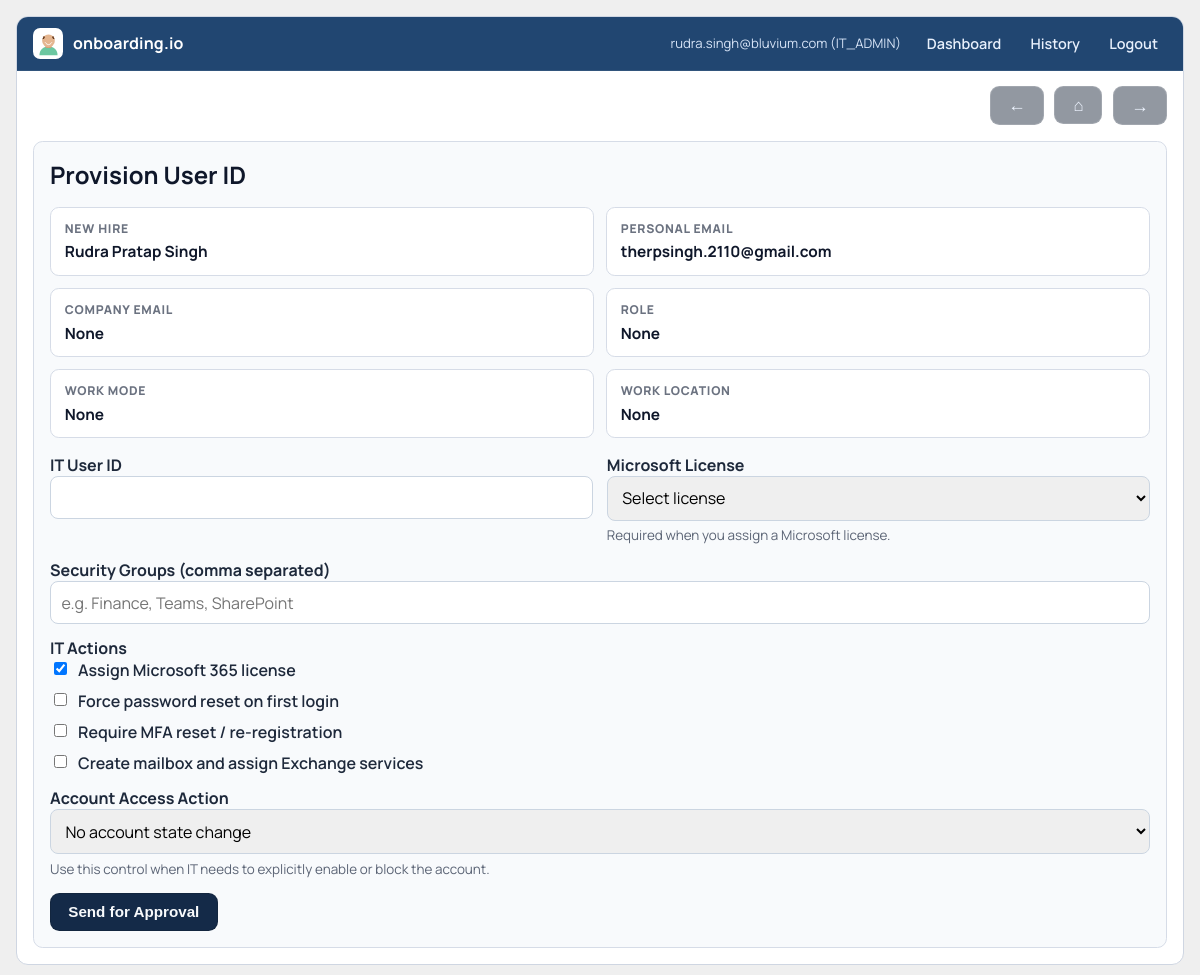
Page /it/provision/1 (signed in) on the committed database.
### models.py (models this page shows)
class User(UserMixin, db.Model):
    id = db.Column(db.Integer, primary_key=True)
    email = db.Column(db.String(255), unique=True, nullable=False)
    password_hash = db.Column(db.String(255), nullable=False)
    role = db.Column(db.String(50), nullable=False)
    domain = db.Column(db.String(255), nullable=False)
    created_at = db.Column(db.DateTime)

class EmployeeRequest(db.Model):
    id = db.Column(db.Integer, primary_key=True)
    domain = db.Column(db.String(255), nullable=False)
    requested_by = db.Column(db.Integer, db.ForeignKey("user.id"), nullable=False)
    first_name = db.Column(db.String(255))
    middle_name = db.Column(db.String(255))
    last_name = db.Column(db.String(255))
    employee_name = db.Column(db.String(255), nullable=False)
    employee_email = db.Column(db.String(255), nullable=False)
    gender = db.Column(db.String(50))
    job_title = db.Column(db.String(255))
    work_mode = db.Column(db.String(50))
    work_location = db.Column(db.String(255))
    company_email = db.Column(db.String(255))
    status = db.Column(db.String(50), nullable=False)
    created_at = db.Column(db.DateTime)

### app.py (the view)
            def wrapper(*args, **kwargs):
                if current_user.role not in roles:
                    abort(403)
                return func(*args, **kwargs)

### templates/it_provision.html (shortened to what this page needs)
{% extends "base.html" %}
{% block content %}
<div class="card">
  <h2>Provision User ID</h2>
  <div class="detail-grid">
    <div class="detail-item">
      <span>New Hire</span>
      <strong>{{ request_item.employee_name }}</strong>
    </div>
    <div class="detail-item">
      <span>Personal Email</span>
      <strong>{{ request_item.employee_email }}</strong>
    </div>
    <div class="detail-item">
      <span>Company Email</span>
      <strong>{{ request_item.company_email }}</strong>
    </div>
    <div class="detail-item">
      <span>Role</span>
      <strong>{{ request_item.job_title }}</strong>
    </div>
    <div class="detail-item">
      <span>Work Mode</span>
      <strong>{{ request_item.work_mode }}</strong>
    </div>
    <div class="detail-item">
      <span>Work Location</span>
      <strong>{{ request_item.work_location }}</strong>
    </div>
  </div>
  <form method="post" class="form-grid two-col" style="margin-top: 1rem;">
    <div>
      <label>IT User ID</label>
      <input type="text" name="it_user_id" required>
    </div>
    <div>
      <label>Microsoft License</label>
      <select name="license_type">
        <option value="">Select license</option>
      </select>
      <p class="field-hint">Required when you assign a Microsoft license.</p>
    </div>
    <div class="full-width">
      <label>Security Groups (comma separated)</label>
      <input type="text" name="security_groups" placeholder="e.g. Finance, Teams, SharePoint">
    </div>
    <div class="full-width">
      <label>IT Actions</label>
      <div class="checkbox-group">
        <label class="checkbox-field">
          <input type="checkbox" name="assign_license" checked>
          <span>Assign Microsoft 365 license</span>
        </label>
        <label class="checkbox-field">
          <input type="checkbox" name="password_reset_required">
          <span>Force password reset on first login</span>
        </label>
        <label class="checkbox-field">
          <input type="checkbox" name="mfa_reset_required">
          <span>Require MFA reset / re-registration</span>
        </label>
        <label class="checkbox-field">
          <input type="checkbox" name="mailbox_creation_required">
          <span>Create mailbox and assign Exchange services</span>
        </label>
      </div>
    </div>
    <div class="full-width">
      <label>Account Access Action</label>
      <select name="account_access_action">
        <option value="NONE">No account state change</option>
      </select>
      <p class="field-hint">Use this control when IT needs to explicitly enable or block the account.</p>
    </div>
    <div class="full-width">
      <button type="submit" class="btn">Send for Approval</button>
    </div>
  </form>
</div>
{% endblock %}

### templates/base.html (shortened to what this page needs)
<!DOCTYPE html>
<html lang="en">
<head>
  <link rel="stylesheet" href="{{ url_for('static', filename='css/style.css') }}">
</head>
<body class="{{ page_class|trim }}">
  <div class="page-shell {% if page_class|trim %}{{ page_class|trim }}{% endif %}">
    {% if show_nav|trim != 'false' %}
    <nav class="top-nav">
      <a class="brand" href="{{ url_for('index') }}">
        <span class="brand-icon"></span>
        <span>onboarding.io</span>
      </a>
      <div class="nav-links">
        {% if current_user.is_authenticated %}
          <span class="nav-meta">{{ current_user.email }} ({{ current_user.role }})</span>
          <a class="nav-link" href="{{ url_for('dashboard') }}">Dashboard</a>
          <a class="nav-link" href="{{ url_for('history') }}">History</a>
          <a class="nav-link" href="{{ url_for('logout') }}">Logout</a>
        {% else %}
          <a class="nav-link nav-link-primary" href="{{ url_for('login') }}">Login</a>
          <a class="nav-link" href="{{ url_for('signup') }}">Sign Up</a>
        {% endif %}
      </div>
    </nav>
    {% endif %}
    <main>
    {% if show_page_controls|trim != 'false' %}
      <div class="page-controls" role="navigation" aria-label="Page controls">
        <button
          type="button"
          class="btn btn-outline page-control-btn page-control-icon-btn"
          onclick="if (window.history.length > 1) { window.history.back(); } else { window.location.href='{{ url_for('index') }}'; }"
          aria-label="Go back"
          title="Go back"
        >
          <span class="page-control-symbol" aria-hidden="true">←</span>
        </button>
        <a class="btn btn-outline page-control-btn page-control-icon-btn page-control-home" href="{{ url_for('index') }}" aria-label="Home" title="Home">
          <span class="page-control-symbol" aria-hidden="true">⌂</span>
        </a>
        <a class="btn btn-outline page-control-btn page-control-icon-btn" href="{{ url_for('logout') if current_user.is_authenticated else url_for('index') }}" aria-label="Next" title="Next">
          <span class="page-control-symbol" aria-hidden="true">→</span>
        </a>
      </div>
    {% endif %}
    {% block content %}{% endblock %}
    </main>
  </div>
</body>
</html>

### static/css/style.css (style rules this page uses)
:root { --page-bg: #efefef; --panel-bg: #ffffff; --ink: #0f172a; --muted: #475569; --line: #d6dce7; --hero: #19365e; --hero-top: #214671; --hero-ink: #f3f6fb; --hero-sub: #d3deed; --btn-dark: #142a48; }
* { box-sizing: border-box; }
body { margin: 0; background: var(--page-bg); color: var(--ink); font-family: "Manrope", "Segoe UI", Tahoma, sans-serif; }
a { color: inherit; text-decoration: none; }
.page-shell { width: min(1240px, calc(100% - 2rem)); margin: 1rem auto; background: var(--panel-bg); border: 1px solid #cfd6e2; border-radius: 12px; overflow: hidden; }
.top-nav { display: flex; justify-content: space-between; align-items: center; gap: 1rem; padding: 0.7rem 1rem; background: var(--hero-top); border-bottom: 1px solid rgba(255, 255, 255, 0.08); }
.brand { display: inline-flex; align-items: center; gap: 0.6rem; color: #ffffff; font-weight: 700; letter-spacing: 0.01em; }
.brand-icon { width: 1.9rem; height: 1.9rem; border-radius: 0.45rem; background: #ffffff url("/static/images/avatar-favicon.svg") center / cover no-repeat; border: 1px solid rgba(255, 255, 255, 0.65); flex-shrink: 0; }
.nav-links { display: inline-flex; align-items: center; gap: 0.7rem; }
.nav-meta { font-size: 0.82rem; color: #d7e4f7; margin-right: 0.35rem; }
.nav-link { color: #e8f0fc; font-size: 0.9rem; font-weight: 600; padding: 0.2rem 0.5rem; border-radius: 999px; border: 1px solid transparent; }
main { padding: 0; }
.page-controls { display: flex; justify-content: flex-end; align-items: center; gap: 0.65rem; padding: 0.95rem 1rem 0; flex-wrap: wrap; }
.page-control-btn { text-align: center; }
.page-control-icon-btn { min-width: 3rem; padding-inline: 0.9rem; }
.page-control-symbol { display: inline-flex; align-items: center; justify-content: center; font-size: 1.1rem; font-weight: 800; line-height: 1; }
.page-control-home .page-control-symbol { font-size: 1.05rem; }
.form-grid { display: grid; gap: 0.85rem; }
.form-grid.two-col { grid-template-columns: repeat(2, minmax(0, 1fr)); }
.form-grid .full-width { grid-column: 1 / -1; }
.field-hint { margin: 0.35rem 0 0; color: #5b6475; font-size: 0.84rem; line-height: 1.45; }
.checkbox-group { display: grid; gap: 0.55rem; }
.checkbox-field { display: flex; align-items: flex-start; gap: 0.5rem; font-weight: 600; }
.checkbox-field input { width: auto; margin-top: 0.18rem; }
.detail-grid { display: grid; grid-template-columns: repeat(2, minmax(0, 1fr)); gap: 0.75rem; }
.detail-item { border: 1px solid var(--line); border-radius: 0.55rem; background: #ffffff; padding: 0.78rem 0.86rem; }
.detail-item span { display: block; margin-bottom: 0.2rem; color: #6b7280; font-size: 0.76rem; font-weight: 800; letter-spacing: 0.06em; text-transform: uppercase; }
.detail-item strong { color: #0f172a; font-size: 0.96rem; }
.btn { display: inline-flex; align-items: center; justify-content: center; border: 1px solid rgba(17, 24, 39, 0.25); background: var(--btn-dark); color: #f8fafc; border-radius: 0.58rem; padding: 0.6rem 1.08rem; font-weight: 700; font-size: 0.95rem; cursor: pointer; transition: transform 0.15s ease, filter 0.18s ease; }
.btn-outline, .btn.secondary { background: rgba(14, 27, 47, 0.45); border-color: rgba(255, 255, 255, 0.14); color: #eef4ff; }
.card, .dashboard { margin: 1rem; border-radius: 0.6rem; border: 1px solid var(--line); background: #f8fafc; padding: 1rem; }
.card h2, .dashboard h2 { margin-top: 0; margin-bottom: 1rem; }
form { display: grid; gap: 0.65rem; }
label { font-weight: 700; color: #1e293b; }
input, select { width: 100%; border: 1px solid #cbd5e1; border-radius: 0.5rem; padding: 0.58rem 0.65rem; font: inherit; }

### rows in the picture
User: email "rudra.singh@bluvium.com", role "IT_ADMIN"
EmployeeRequest: employee_name "Rudra Pratap Singh", employee_email "therpsingh.2110@gmail.com", company_email "None", job_title "None", work_mode "None", work_location "None"
